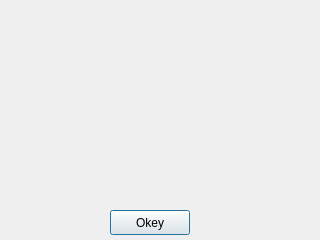
<?xml version="1.0" encoding="UTF-8"?>
<ui version="4.0">
 <class>about_love</class>
 <widget class="QDialog" name="about_love">
  <property name="geometry">
   <rect>
    <x>0</x>
    <y>0</y>
    <width>320</width>
    <height>240</height>
   </rect>
  </property>
  <property name="windowTitle">
   <string>Dialog</string>
  </property>
  <widget class="QPushButton" name="pushButton">
   <property name="geometry">
    <rect>
     <x>110</x>
     <y>210</y>
     <width>80</width>
     <height>25</height>
    </rect>
   </property>
   <property name="text">
    <string>Okey</string>
   </property>
  </widget>
 </widget>
 <resources/>
 <connections/>
</ui>
